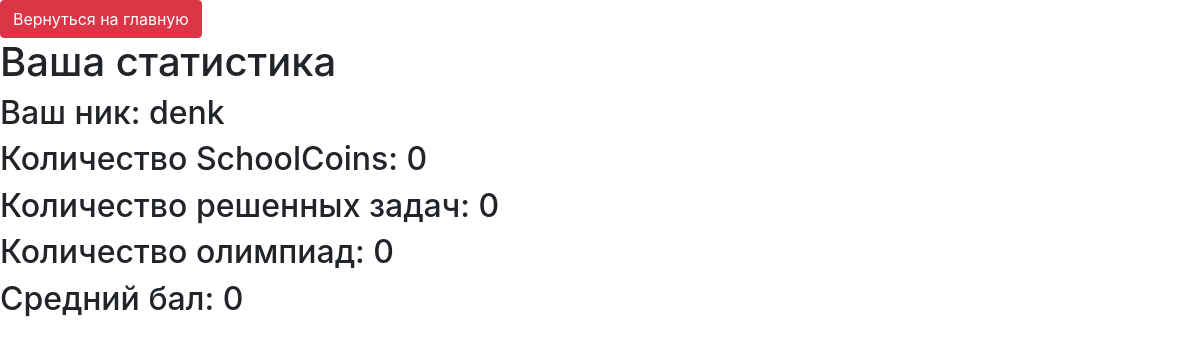
Screenshot of /account/ (signed in) with the database file from the repository.
### data/users.py (models this page shows, shortened)
class User(SqlAlchemyBase, UserMixin):
    __tablename__ = 'users'
    id = sqlalchemy.Column(sqlalchemy.Integer,
                           primary_key=True, autoincrement=True)
    name = sqlalchemy.Column(sqlalchemy.String, nullable=True)
    schoolcoins = sqlalchemy.Column(sqlalchemy.Integer, default=0, nullable=False)
    numberoftasks = sqlalchemy.Column(sqlalchemy.Integer, default=0, nullable=False)
    olimps = sqlalchemy.Column(sqlalchemy.Integer, default=0, nullable=False)
    averagemark = sqlalchemy.Column(sqlalchemy.Integer, default=0, nullable=False)
    about = sqlalchemy.Column(sqlalchemy.String, nullable=True)
    email = sqlalchemy.Column(sqlalchemy.String,
                              index=True, unique=True, nullable=True)
    hashed_password = sqlalchemy.Column(sqlalchemy.String, nullable=True)
    answer = sqlalchemy.Column(sqlalchemy.Integer, default=0, nullable=False)
    created_date = sqlalchemy.Column(sqlalchemy.DateTime,
                                     default=datetime.datetime.now)
    news = orm.relation("News", back_populates='user')
    tasks = orm.relation("Tasks", back_populates='user')
    vacancys = orm.relation("Vacancys", back_populates='user')

### main.py (the view)
@app.route('/account/', methods=['GET'])
@login_required
def account():
    return render_template('account.html')

### data/db_session.py (called while the page is built)
def create_session() -> Session:
    global __factory
    return __factory()

### main.py (called while the page is built)
@login_manager.user_loader
def load_user(user_id):
    session = db_session.create_session()
    return session.query(User).get(user_id)

### templates/account.html (shortened to what this page needs)
<!doctype html>
                    <a href="/" class="btn btn-danger">Вернуться на главную</a>
                    <html lang="en">
                      <head>
                        <link rel="stylesheet"
                        href="https://stackpath.bootstrapcdn.com/bootstrap/4.4.1/css/bootstrap.min.css"
>
                      </head>
                      <body>
                        <h1>Ваша статистика</h1>
                        <h2>Ваш ник: {{current_user.name}}</h2>
                        <h2>Количество SchoolCoins: {{current_user.schoolcoins}}</h2>
                        <h2>Количество решенных задач: {{current_user.numberoftasks}}</h2>
                        <h2>Количество олимпиад: {{current_user.olimps}}</h2>
                        <h2>Средний бал: {{current_user.averagemark}}</h2>
                      </body>
                    </html>

### templates/account.html (style rules this page uses)
body { background: #c7b39b url(http://oy07.narod.ru/img/f6.jpg); background-size: 100%; color: #fff; }

### rows the page displays
User: name "denk", schoolcoins "0", numberoftasks "0", olimps "0", averagemark "0"
